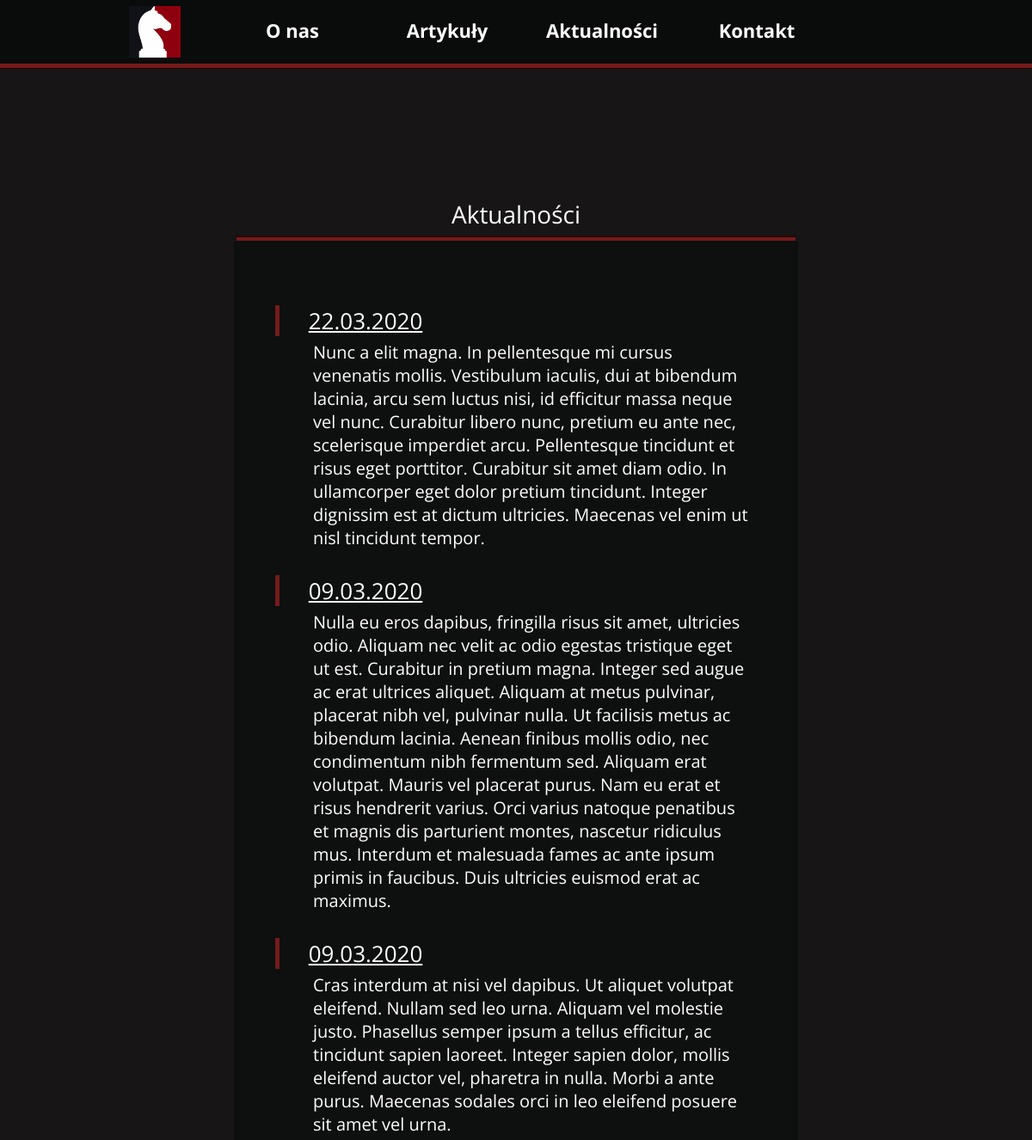
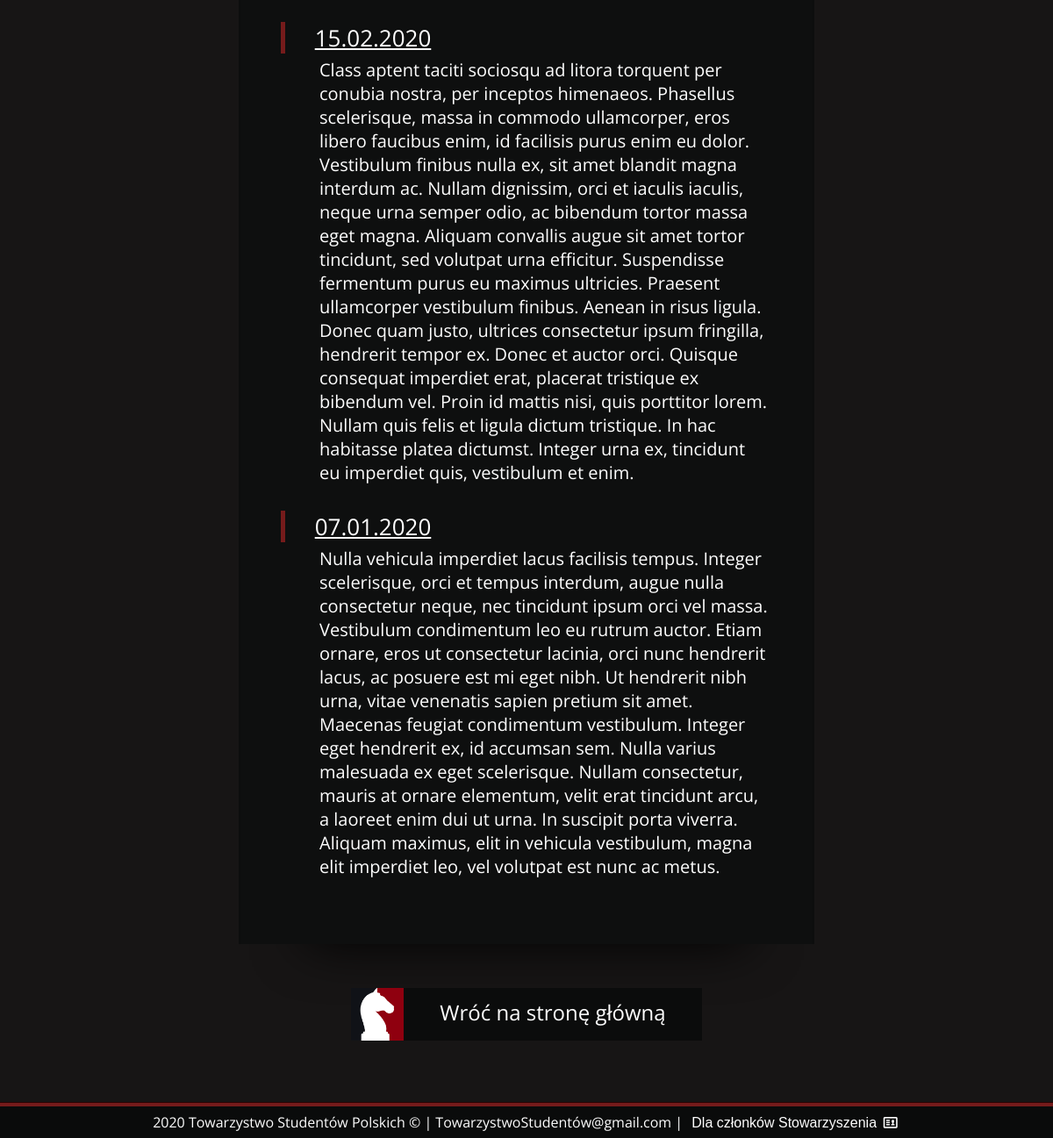
Page /current/ on the committed database (2 pictures, top to bottom).
### current/models.py (models this page shows, shortened)
class NewsFeed(models.Model):
    date = models.DateTimeField()
    body = models.TextField()

### current/templates/current/current.html
{% extends "info/header_footer.html" %}
{% block content %}
<main>
                <header>
                        <div class="SectionHeader" >
                           <div style="text-align: center">Aktualności</div>
                           <div class="StickyLine2"></div>
                        </div>
                </header>
            <article>
                <div class="MainSectionBottom">
                    {% for post in object_list%}
                        <section>
                            <div class="NewsDiv">
                                <div class="TopNews">
                                    <a href="/current/{{post.id}}">{{ post.date|date:"d.m.Y" }}</a>
                                </div>
                                <div class="NewsText">
                                    <h3>
                                        {{post.body|safe}}
                                    </h3>
                                </div>
                            </div>
                        </section>
                    {% endfor %}
                </div>
            </article>
</main>
{% endblock %}

### info/static/info/css/style.css (style rules this page uses)
a { color: inherit; }
body { background-color: #171515; color: #fefefe; margin: 0; font-family: 'Open Sans', sans-serif; font-size: 20px; line-height: normal; }
h3 { font-size: 20px; font-weight: 400; color: #fefefe; padding: 0px; margin: 5px; }
.SectionHeader { width: 650px; margin-left: auto; margin-right: auto; margin-top: 150px; font-size: 28px; font-weight: 400; text-align: left; }
.StickyLine2 { margin-top: 6px; width: 100%; height: 4px; background-color: #751b1b; border-top: 2px solid #2b0303 ; }
.MainSectionBottom { padding: 45px; background-color: #0e0f0f; width: 560px; margin-left: auto; margin-right: auto; border-left: 3px solid #0d0e0e ; border-right: 3px solid #0d0e0e ; text-align: justify; position:relative; }
.MainSectionBottom:after { content: '' ; display: block; width: 500px; height: 100px; box-shadow: 0 2px 60px rgba(0, 0, 0, .98); position: absolute; bottom: 0.2%; left: 11.5%; z-index: -1; }
.TopNews { font-size: 26px; font-weight: 400; text-align: center; margin-right: auto; width: 200px; border-left: 5px solid #751b1b; }
.NewsText { text-align: left; margin-left: 39px; }
.NewsDiv { margin: 30px 0; }

### rows in the picture
NewsFeed: date "22.03.2020", body "Nunc a elit magna. In pellentesque mi cursus venenatis mollis. Vestibulum iaculis, dui at bibendum lacinia, arcu sem luctus nisi, id efficitur massa neque vel nunc. Curabitur libero nunc, pretium eu ante nec, scelerisque imperdiet arcu. Pellentesque tincidunt et risus eget porttitor. Curabitur sit amet diam odio. In ullamcorper eget dolor pretium tincidunt. Integer dignissim est at dictum ultricies. Maecenas vel enim ut nisl tincidunt tempor."
NewsFeed: date "09.03.2020", body "Nulla eu eros dapibus, fringilla risus sit amet, ultricies odio. Aliquam nec velit ac odio egestas tristique eget ut est. Curabitur in pretium magna. Integer sed augue ac erat ultrices aliquet. Aliquam at metus pulvinar, placerat nibh vel, pulvinar nulla. Ut facilisis metus ac bibendum lacinia. Aenean finibus mollis odio, nec condimentum nibh fermentum sed. Aliquam erat volutpat. Mauris vel placerat purus. Nam eu erat et risus hendrerit varius. Orci varius natoque penatibus et magnis dis parturient montes, nascetur ridiculus mus. Interdum et malesuada fames ac ante ipsum primis in faucibus. Duis ultricies euismod erat ac maximus."
NewsFeed: date "09.03.2020", body "Cras interdum at nisi vel dapibus. Ut aliquet volutpat eleifend. Nullam sed leo urna. Aliquam vel molestie justo. Phasellus semper ipsum a tellus efficitur, ac tincidunt sapien laoreet. Integer sapien dolor, mollis eleifend auctor vel, pharetra in nulla. Morbi a ante purus. Maecenas sodales orci in leo eleifend posuere sit amet vel urna."
NewsFeed: date "15.02.2020", body "Class aptent taciti sociosqu ad litora torquent per conubia nostra, per inceptos himenaeos. Phasellus scelerisque, massa in commodo ullamcorper, eros libero faucibus enim, id facilisis purus enim eu dolor. Vestibulum finibus nulla ex, sit amet blandit magna interdum ac. Nullam dignissim, orci et iaculis iaculis, neque urna semper odio, ac bibendum tortor massa eget magna. Aliquam convallis augue sit amet tortor tincidunt, sed volutpat urna efficitur. Suspendisse fermentum purus eu maximus ultricies. Praesent ullamcorper vestibulum finibus. Aenean in risus ligula. Donec quam justo, ultrices consectetur ipsum fringilla, hendrerit tempor ex. Donec et auctor orci. Quisque consequat imperdiet…"
NewsFeed: date "07.01.2020", body "Nulla vehicula imperdiet lacus facilisis tempus. Integer scelerisque, orci et tempus interdum, augue nulla consectetur neque, nec tincidunt ipsum orci vel massa. Vestibulum condimentum leo eu rutrum auctor. Etiam ornare, eros ut consectetur lacinia, orci nunc hendrerit lacus, ac posuere est mi eget nibh. Ut hendrerit nibh urna, vitae venenatis sapien pretium sit amet. Maecenas feugiat condimentum vestibulum. Integer eget hendrerit ex, id accumsan sem. Nulla varius malesuada ex eget scelerisque. Nullam consectetur, mauris at ornare elementum, velit erat tincidunt arcu, a laoreet enim dui ut urna. In suscipit porta viverra. Aliquam maximus, elit in vehicula vestibulum, magna elit imperdiet…"
